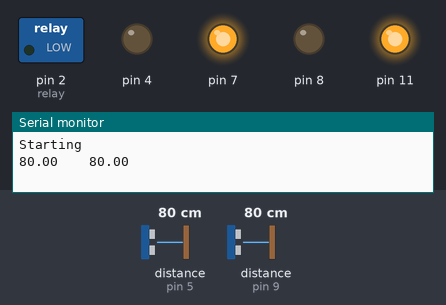
The sketch below on a simulated Arduino Uno, built with avr-gcc and run on an emulated ATmega328P. Parts: switched loads named in the sketch (green lamp = pin HIGH), output pins drawn as LEDs (lit = HIGH), the last lines printed to the serial monitor. Wiring (inferred from the names in the program): 2 × ultrasonic range finder: trigger pin 6, echo pin 5 / trigger pin 10, echo pin 9. Inputs (shaded band) come from the test bench; at power-on: distance to the obstacle (sensors on pin 5, pin 9) 80 cm. The echo pulse lasts 58.3 µs per cm; pins used as bus, display or sensor lines are not drawn.

Above: at 2.2 s.
2.3 s: distance to the obstacle (sensor on pin 5) set to 12 cm
5.0 s: distance to the obstacle (sensor on pin 5) set to 9 cm
At 6.4 s:
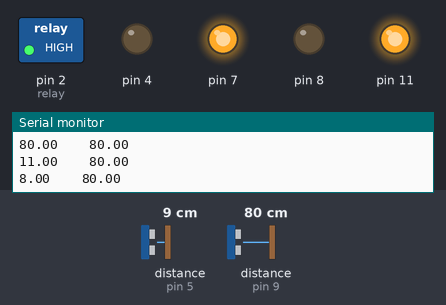
7.7 s: distance to the obstacle (sensor on pin 5) set to 18 cm
At 10.0 s:
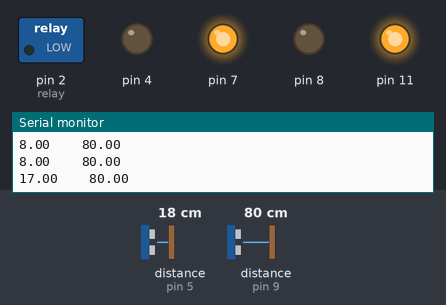
10.5 s: distance to the obstacle (sensor on pin 5) set to 2 cm
At 11.7 s:
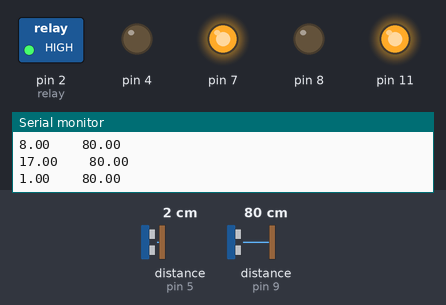
Timing chart, 0 to 13.5 s (numbered marks = the images above; inputs shaded):
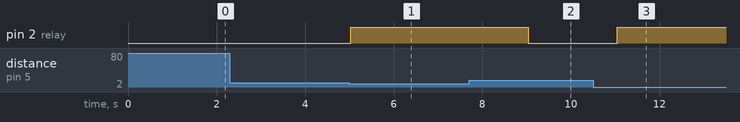

The sketch:

Floor_Cleaner.ino
```cpp
const byte trigPin1 = 6;
const byte echoPin1 = 5;
const byte trigPin2 = 10;
const byte echoPin2 = 9;
const byte relay = 2;
float distance1=0;
float distance2=0;
void setup()
{
  pinMode(trigPin1, OUTPUT);
  pinMode(echoPin1, INPUT);
  pinMode(trigPin2, OUTPUT);
  pinMode(echoPin2, INPUT);
  pinMode(relay, OUTPUT);
  Serial.begin(9600);
  Serial.println("Starting");
  delay(1000);

  pinMode(4, OUTPUT);
  pinMode(7, OUTPUT);
  pinMode(8, OUTPUT);
  pinMode(11, OUTPUT);

  digitalWrite(4,0);
  digitalWrite(8,0);
  digitalWrite(7,1);
  digitalWrite(11,1);

}

void loop()
{
  dis1();
  dis2();
  Serial.println();
  if(distance2<10 || distance1<10)
  {
    digitalWrite(relay,1);
    delay(2000);
  }
  else
  {
    digitalWrite(relay,0);
    delay(2000);
  }
}
void dis1()
{
  digitalWrite(trigPin1, LOW);
  delayMicroseconds(2);
  digitalWrite(trigPin1, HIGH);
  delayMicroseconds(10);
  digitalWrite(trigPin1, LOW);
  long duration = pulseIn(echoPin1, HIGH);
  distance1= duration / 29 / 2;
  Serial.print(distance1);
  Serial.print("\t\t");
}
void dis2()
{
  digitalWrite(trigPin2, LOW);
  delayMicroseconds(2);
  digitalWrite(trigPin2, HIGH);
  delayMicroseconds(10);
  digitalWrite(trigPin2, LOW);
  long duration = pulseIn(echoPin2, HIGH);
  distance2= duration / 29 / 2;
  Serial.print(distance2);
    Serial.print("\t\t");
}
```

Measured:
- the behaviour switches between 11 and 10 cm on distance to the obstacle (sensor on pin 5) (found by bisection; images 0 and 1)
- after the input at 5.0 s, pin 2 (relay): LOW → HIGH at once
- after the input at 7.7 s, pin 2 (relay): HIGH → LOW after 1.3 s
- after the input at 10.5 s, pin 2 (relay): LOW → HIGH after 0.55 s
